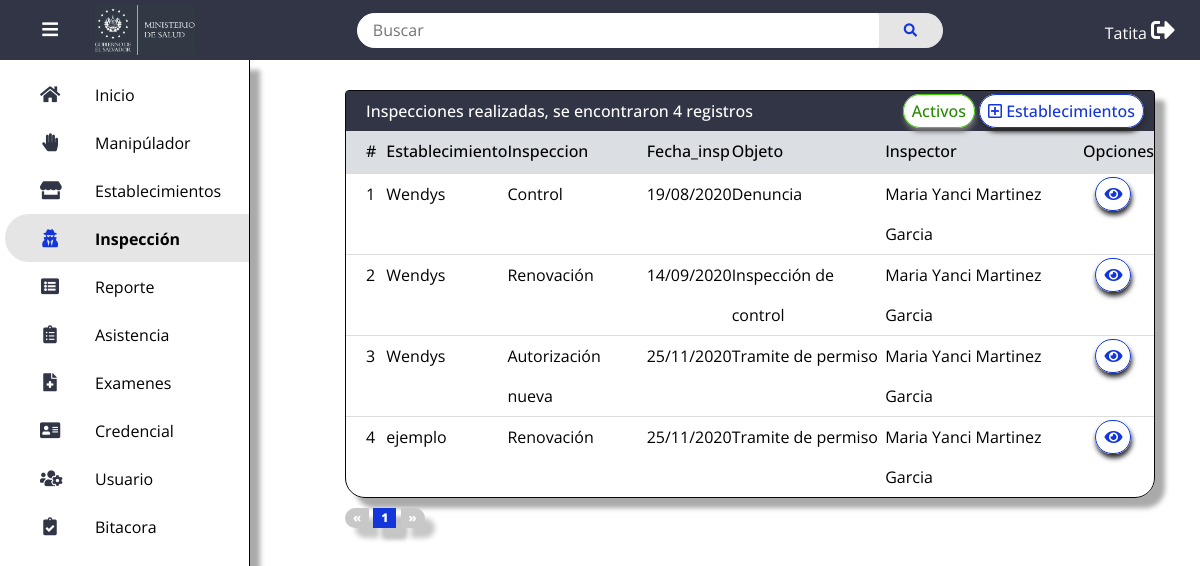
The app's page /inspecciones/establecimientosDesactivados (signed in), older data.
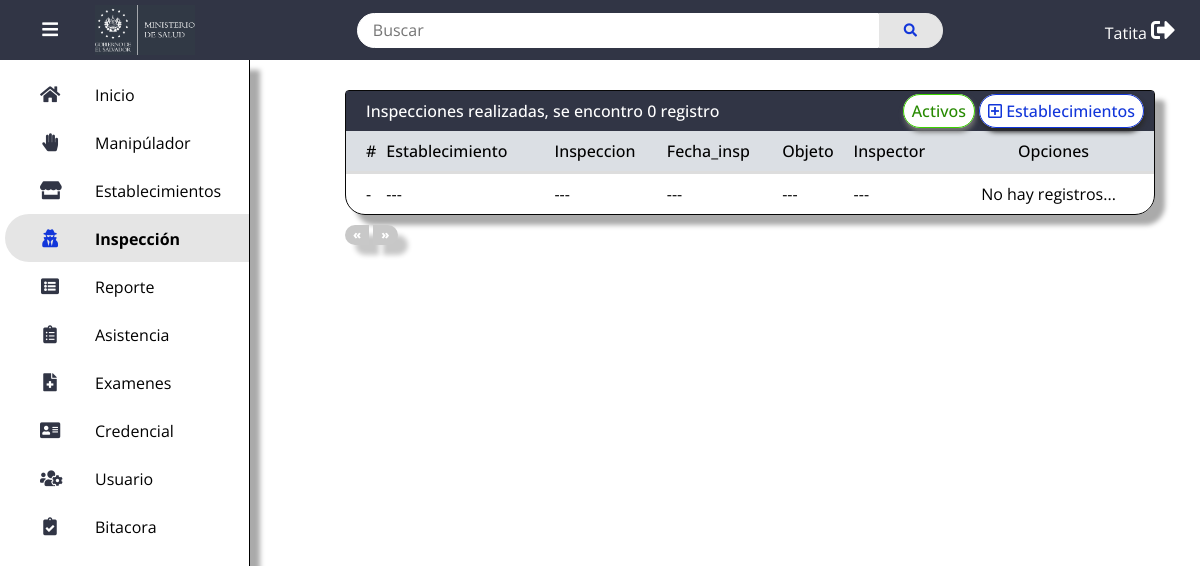
The same page, newer data.
### tables this page shows
CREATE TABLE `tblinspecciones` (
  `id_inspec` int(11) NOT NULL,
  `inspec_para` enum('Autorización nueva','Renovación','Control') NOT NULL,
  `fecha_inspec` date DEFAULT NULL,
  `objeto_visita` enum('Tramite de permiso','Inspección de control','Denuncia') NOT NULL,
  `nombre_inspector` varchar(50) NOT NULL,
  `cal_primer_inspec` float DEFAULT NULL,
  `primer_reinspec_fecha` date DEFAULT NULL,
  `primer_reinspec_cal` float DEFAULT NULL,
  `segunda_reinspec_fecha` date DEFAULT NULL,
  `segunda_reinspec_cal` float DEFAULT NULL,
  `id_estab` int(11) NOT NULL
);

CREATE TABLE `tblestablecimientos` (
  `id_estab` int(11) NOT NULL,
  `nombre_estab` varchar(100) NOT NULL,
  `dui_prop` varchar(10) NOT NULL,
  `nombre_prop` varchar(50) NOT NULL,
  `apellido_prop` varchar(50) NOT NULL,
  `direccion_estab` varchar(200) NOT NULL,
  `cat_estab` varchar(100) NOT NULL,
  `tipo_estab` enum('Formal','Informal') NOT NULL,
  `apartado_especifico` enum('A','B','C','D','E','F','G','H') NOT NULL,
  `telefono_estab` varchar(10) NOT NULL,
  `municipio_estab` varchar(30) NOT NULL,
  `departamento_estab` varchar(20) NOT NULL,
  `estado_estab` enum('Activo','Inactivo') NOT NULL,
  `fecha_reg_estab` date NOT NULL,
  `fecha_mod_estab` datetime NOT NULL,
  `usermod` varchar(15) NOT NULL
);

### app/views/inspecciones/establecimientosDesactivados.php (the view, shortened to what the changed rows need)
<?php require_once('../app/views/inc/header.php'); ?>
            <table>
	            <thead>
			        <tr>
                        <th colspan="8">
                        <div class="title">
                            <p>Inspecciones realizadas, se <?php echo $var = ($parameters['respuesta']['cuantos'] > 1)?'encontraron ':' encontro '?>
                            <?php echo $parameters['respuesta']['cuantos']. $var = ($parameters['respuesta']['cuantos'] > 1)?' registros':' registro'?>
                            </p>
                             <p>
                                <a href="<?php echo ROUTE_URL?>/inspecciones/index" class="btn-editar">
                                Activos</a>
                                <a href="<?php echo ROUTE_URL?>/inspecciones/inspeccionEstablecimiento" class="btn-ver"><i
                                    class="far fa-plus-square"></i>
                                    Establecimientos</a>
                            </p>
                        </div>
   	 		        </tr>
			        <tr style= "background: #dbdfe4;">
				        <th width="5">#</th>
                        <th>Establecimiento</th>
                        <th>Inspeccion</th>
                        <th>Fecha_insp</th>
                        <th>Objeto</th>
                        <th>Inspector</th>
                        <th>Opciones</th>
			        </tr>
		        </thead>
		        <tbody>
                    <?php if( $parameters['respuesta']['error']):?>
                    <tr>
                        <td data-label="error">
                            -
                        </td>
                        <td data-label="error">
                            ---
                        </td>
                        <td data-label="error">
                            ---
                        </td>
                        <td data-label="error">
                            ---
                        </td>
                        <td data-label="error">
                            ---
                        </td>
                        <td data-label="error">
                            ---
                        </td>
                        <td data-label="error">
                            No hay registros...
                        </td>
                    </tr>
                    <?php else:?>
			        <?php for($i = 0; $i < count($parameters['inspecciones']); $i ++):?>
                    <tr>
                        <td data-label="#">
                            <?php echo $parameters['respuesta']['numIds'][$i] + 1?>
                        </td>
                        <td data-label="Establecimiento">
                            <?php echo $parameters['inspecciones'][$i]->nombre_estab?>
                        </td>
                        <td data-label="Inspeccion">
                            <?php echo $parameters['inspecciones'][$i]->inspec_para?>
                        </td>
                        <td data-label="Fecha_insp">
                            <?php echo $parameters['inspecciones'][$i]->fecha_inspec?>
                        </td>
                        <td data-label="Objeto">
                            <?php echo $parameters['inspecciones'][$i]->objeto_visita?>
                        </td>
                        <td data-label="Inspector">
                            <?php echo $parameters['inspecciones'][$i]->nombre_inspector?>
                        </td>
                        <td data-label="Opciones">
                            <a href="<?php echo ROUTE_URL?>/inspecciones/verInspeccion<?php echo $var=(isset($parameters['inspecciones']))? '/'.$parameters['inspecciones'][$i]->id_inspec.'/'.$parameters['respuesta']['pagina_actual']:''?><?php echo $var = ($parameters['busqueda'] != null)?'/'.str_replace(' ', '_',$parameters['busqueda']): ''?>"
                                class="btn-ver"><i class="fas fa-eye"></i></a>
                        </td>
                    </tr>
                    <?php endfor?>
                    <?php endif;?>
	            </tbody>
	        </table>
            <section class="paginacion">
		        <ul>
                    <?php if ($parameters['respuesta']['pagina_actual'] ==  1 || $parameters['respuesta']['error'] == 1) :?>
                    <li class="disabled">&laquo;</li>
                    <?php elseif ($parameters['respuesta']['pagina_actual'] >  1 || $parameters['respuesta']['error'] == null):?>
                    <a class="inicio"
                    href="<?php echo ROUTE_URL.'/inspecciones/establecimientosDesactivados'?>/<?php echo $parameters['respuesta']['pagina_anterior']?><?php echo $var = ($parameters['busqueda'] != null)?'/'.str_replace(' ', '_',$parameters['busqueda']): ''?>">&laquo;</a>
                    <?php endif;?>
                    <?php for ($i=1; $i <= $parameters['respuesta']['totalPaginas']; $i++):?>
                    <?php if ($parameters['respuesta']['pagina_actual'] == $i):?>
                    <li class="Active">
                    <a href="<?php echo ROUTE_URL.'/inspecciones/establecimientosDesactivados'?>/<?php echo $i?><?php echo $var = ($parameters['busqueda'] != null)?'/'.str_replace(' ', '_',$parameters['busqueda']): ''?>"><?php echo $i?></a>
                    </li>
                    <?php else:?>
                    <li>
                        <a href="<?php echo ROUTE_URL.'/inspecciones/establecimientosDesactivados'?>/<?php echo $i?><?php echo $var = ($parameters['busqueda'] != null)?'/'.str_replace(' ', '_',$parameters['busqueda']): ''?>"><?php echo $i?></a>
                    </li>
                    <?php endif?>
                    <?php endfor;?>
                    <?php if ($parameters['respuesta']['pagina_actual'] ==  $parameters['respuesta']['totalPaginas'] || $parameters['respuesta']['error'] == 1) :?>
                    <li class="disabled">&raquo;</li>
                    <?php elseif ($parameters['respuesta']['pagina_actual'] <  $parameters['respuesta']['totalPaginas'] || $parameters['respuesta']['error'] == null):?>
                    <a class="fin"
                        href="<?php echo ROUTE_URL.'/inspecciones/establecimientosDesactivados'?>/<?php echo $parameters['respuesta']['pagina_siguiente']?>/<?php echo $var = ($parameters['busqueda'] != null)?'/'.str_replace(' ', '_',$parameters['busqueda']): ''?>">&raquo;</a>
                    <?php endif;?>
		        </ul>
	        </section>
<?php require_once('../app/views/inc/footer.php'); ?>

Row changes from the older to the newer data that the page shows:
removed tblinspecciones: numIds "1", id_estab.nombre_estab "Wendys", inspec_para "Control", fecha_inspec "19/08/2020", objeto_visita "Denuncia", nombre_inspector "Maria Yanci Martinez Garcia"
removed tblinspecciones: numIds "2", id_estab.nombre_estab "Wendys", inspec_para "Renovación", fecha_inspec "14/09/2020", objeto_visita "Inspección de control", nombre_inspector "Maria Yanci Martinez Garcia"
removed tblinspecciones: numIds "3", id_estab.nombre_estab "Wendys", inspec_para "Autorización nueva", fecha_inspec "25/11/2020", objeto_visita "Tramite de permiso", nombre_inspector "Maria Yanci Martinez Garcia"
removed tblinspecciones: numIds "4", id_estab.nombre_estab "ejemplo", inspec_para "Renovación", fecha_inspec "25/11/2020", objeto_visita "Tramite de permiso", nombre_inspector "Maria Yanci Martinez Garcia"
Text that changed along with them:
$parameters['respuesta']['cuantos']: "4" → "0"
text no longer shown: "encontraron registros"
text now shown: "encontro registro - --- --- --- --- --- No hay registros..."
list line gone: "1"
